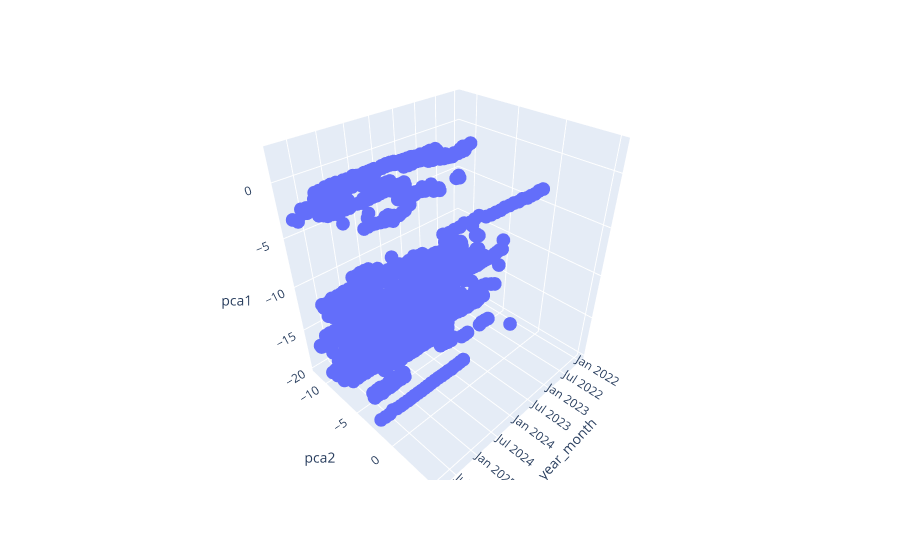

Notebook cell for this chart:
### Code cell
import plotly.express as pe
# тяжело читать график
pe.scatter_3d(data_frame=monthly_vectors, x='year_month', y='pca2', z='pca1')

### Figure 1 — Plotly figure (JSON) as saved in the notebook; plotly's stock layout.template omitted (floating-point values rounded to 4 significant figures; data arrays with more than 128 entries replaced by an {"elided": "..."} marker saying what was removed)
{"data": [{"hovertemplate": "year_month=%{x}<br>pca2=%{y}<br>pca1=%{z}<extra></extra>", "legendgroup": "", "marker": {"color": "#636efa", "symbol": "circle"}, "mode": "markers", "name": "", "scene": "scene", "showlegend": false, "type": "scatter3d", "x": {"elided": "1727 str values"}, "y": {"elided": "1727 float values"}, "z": {"elided": "1727 float values"}}], "layout": {"legend": {"tracegroupgap": 0}, "margin": {"t": 60}, "scene": {"domain": {"x": [0, 1], "y": [0, 1]}, "xaxis": {"title": {"text": "year_month"}}, "yaxis": {"title": {"text": "pca2"}}, "zaxis": {"title": {"text": "pca1"}}}}}
